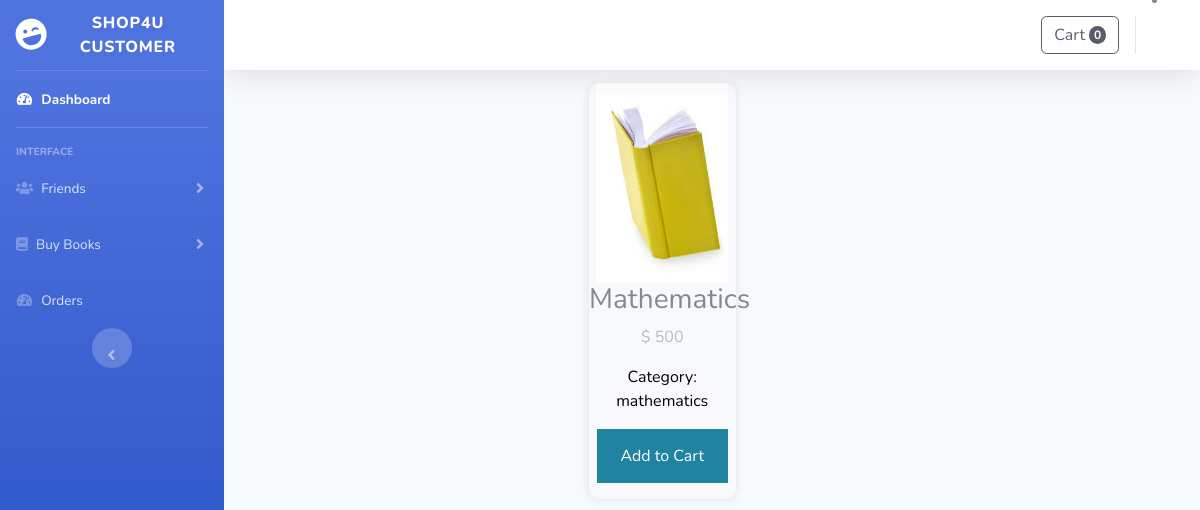
/customer/book-details.php?id=24, run on the app's committed database.
### tables this page shows
CREATE TABLE IF NOT EXISTS `books` (
  `bookId` int(11) NOT NULL,
  `title` varchar(200) NOT NULL,
  `author` varchar(200) NOT NULL,
  `description` varchar(200) NOT NULL,
  `category` varchar(200) NOT NULL,
  `price` double NOT NULL,
  `image` text NOT NULL,
  `bookstoreName` varchar(200) NOT NULL
);

CREATE TABLE IF NOT EXISTS `categories` (
  `categoryId` int(11) NOT NULL,
  `name` varchar(200) NOT NULL,
  `description` varchar(200) NOT NULL
);

### customer/book-details.php (the view, shortened to what this page needs)
<!DOCTYPE html>
<html lang="en">
<?php include 'functions.php';
$user=$_SESSION['user']['username'];
$sql = "select * FROM orders where username = '$user'";
$mysqliStatus = $db->query($sql);
$rows_count_value = mysqli_num_rows($mysqliStatus);
?>
<head>
    <link href="vendor/fontawesome-free/css/all.min.css" rel="stylesheet" type="text/css">
    <link rel="stylesheet" type="text/css" href="style.css">
    <link rel="stylesheet" type="text/css" href="styl.css">
    <link href="css/sb-admin-2.min.css" rel="stylesheet">
</head>
<body id="page-top">
    <div id="wrapper">
        <ul class="navbar-nav bg-gradient-primary sidebar sidebar-dark accordion" id="accordionSidebar">
            <a class="sidebar-brand d-flex align-items-center justify-content-center" href="index.html">
                <div class="sidebar-brand-icon rotate-n-15">
                    <i class="fas fa-laugh-wink"></i>
                </div>
                <div class="sidebar-brand-text mx-3">Shop4U Customer<sup></sup></div>
            </a>
            <hr class="sidebar-divider my-0">
            <li class="nav-item active">
                <a class="nav-link" href="index.php">
                    <i class="fas fa-fw fa-tachometer-alt"></i>
                    <span>Dashboard</span></a>
            </li>
            <hr class="sidebar-divider">
            <div class="sidebar-heading">
                Interface
            </div>
            <li class="nav-item">
                <a class="nav-link collapsed" href="#" data-toggle="collapse" data-target="#collapseTwo"
                    aria-expanded="true" aria-controls="collapseTwo">
                   <i class="fas fa-solid fa-users"></i>
                    <span>Friends</span>
                </a>
            </li>
             <li class="nav-item">
                <a class="nav-link collapsed" href="#" data-toggle="collapse" data-target="#collapseUtilities"
                    aria-expanded="true" aria-controls="collapseUtilities">
                    <i class="fas fa-solid fa-book"></i>
                    <span>Buy Books</span>
                </a>
            </li>
            <li class="nav-item">
                <a class="nav-link" href="order-list.php">
                    <i class="fas fa-fw fa-tachometer-alt"></i>
                    <span>Orders</span></a>
            </li>
            <div class="text-center d-none d-md-inline">
                <button class="rounded-circle border-0" id="sidebarToggle"></button>
            </div>
        </ul>
        <div id="content-wrapper" class="d-flex flex-column">
            <div id="content">
                <nav class="navbar navbar-expand navbar-light bg-white topbar mb-4 static-top shadow">
                        <div class="dflex">
                        <a class="btn btn-outline-dark" href="cart.php" type="submit">
                            Cart
                            <span class="badge bg-dark text-white ms-1 rounded-pill"><?php echo $rows_count_value; ?></span>
                        </a>
                    </div>
                        <li class="nav-item dropdown no-arrow">
                            <a class="nav-link dropdown-toggle" href="#" id="userDropdown" role="button"
                                data-toggle="dropdown" aria-haspopup="true" aria-expanded="false">
                            </a>
                        </li>
                </nav>
                    <br>
            <div class="ta">
            <div class="td">
            <div class="tb">
<?php
                            $id = $_GET['id'];
                            $result = mysql_query("SELECT* from books inner JOIN categories on books.category=categories.categoryId where bookId='$id'");
                            while($row = mysql_fetch_array($result)) {
                                 echo '<div class="gallery">';
      echo '<div class="content">';
                            echo '<image src = "../bookstore/images/books/'.$row['image'].'" width="160" height="200">';
                            echo'<h3>'.$row['title'].'</font></h3>';
                            echo'<p>$ '.$row['price'].'</p></font>';
                            echo'<p> <font color="black" size="3px">Category: '.$row['name'].'</p></font>';
                            echo'<p><button class = "buy-1"><a href="add-to-cart.php?id='. $row['bookId'] . '"><font color="white" name="btn">Add to Cart</font></button></p>';
                            echo'</div>';
                            echo "</div";
                            }
                            ?>
                        </form>
                    </div>
                </div>
            </div>
</body>
</html>
</body>
</html>

### customer/style.css (style rules this page uses)
.dflex { clear: all; justify-content: center; text-align: center; }
.ta { margin-left: 280px; margin-right: 20px; margin-bottom: 100px; }
.td { width: 100%; float: left; margin-top: 100px; border-radius: 5px; clear: both; }
.tb { padding: 20px; }

### customer/styl.css (style rules this page uses)
.content a { text-decoration: none; }
a { text-decoration: none; }
.gallery { display: flex; flex-wrap: wrap; width: 100%; justify-content: left; align-items: left; text-decoration: none; padding-left: 50px; clear: both; margin-top: -170px; }
.content { width: 25%; margin: 15px; justify-content: left; align-items: left; box-sizing: border-box; float: left; text-align: center; border-radius:10px; border-top-right-radius: 10px; border-bottom-right-radius: 10px; padding-top: 10px; box-shadow: 0 0 10px rgba(0, 0, 0, 0.1); transition: .4s; padding: 0px; }
.content img { width: 90%; height: 200px; text-align: center; margin: 0 auto; display: block; }
p { text-align: center; color: #b2bec3; padding: 0 8px; text-decoration: none; }
button { text-align: center; font-size: 24px; color: #fff; width: 100%; padding: 15px; border:0px; outline: none; cursor: pointer; margin-top: 5px; border-bottom-right-radius: 10px; border-bottom-left-radius: 10px; }
.buy-1 { background-color: #2183a2; }

### data on the page
books: image (picture), title "Mathematics", price "500", categories.name "mathematics"

### other printed values
$rows_count_value "0"
